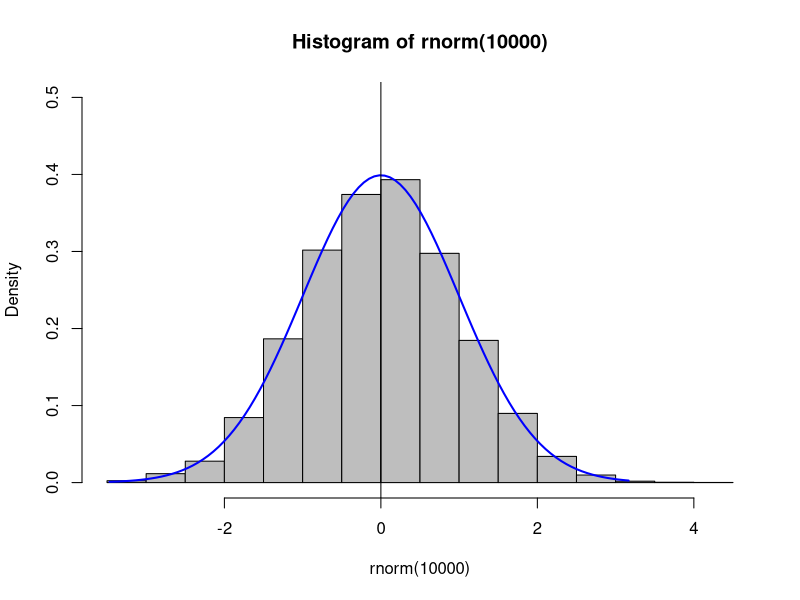
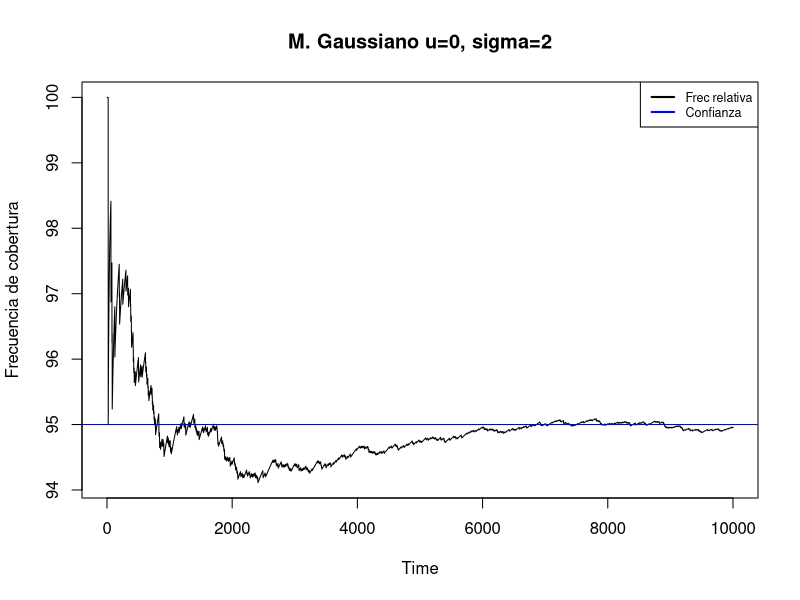
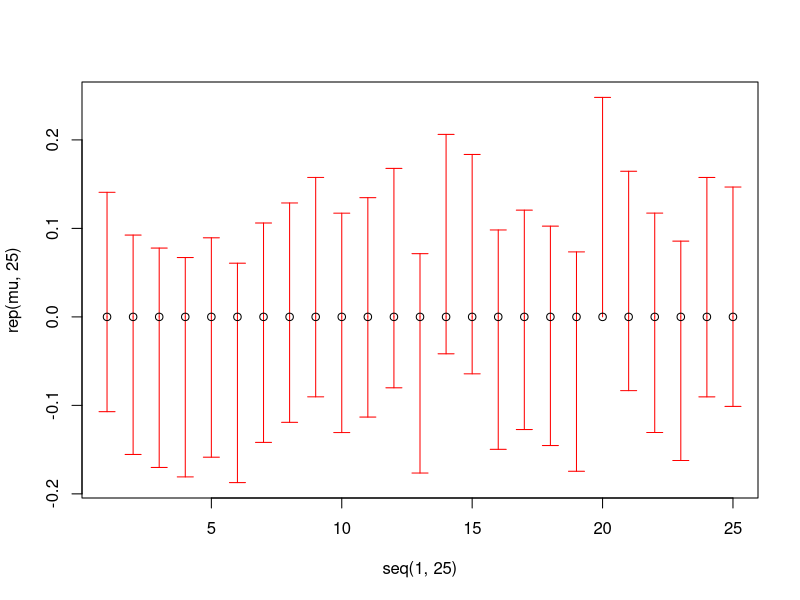
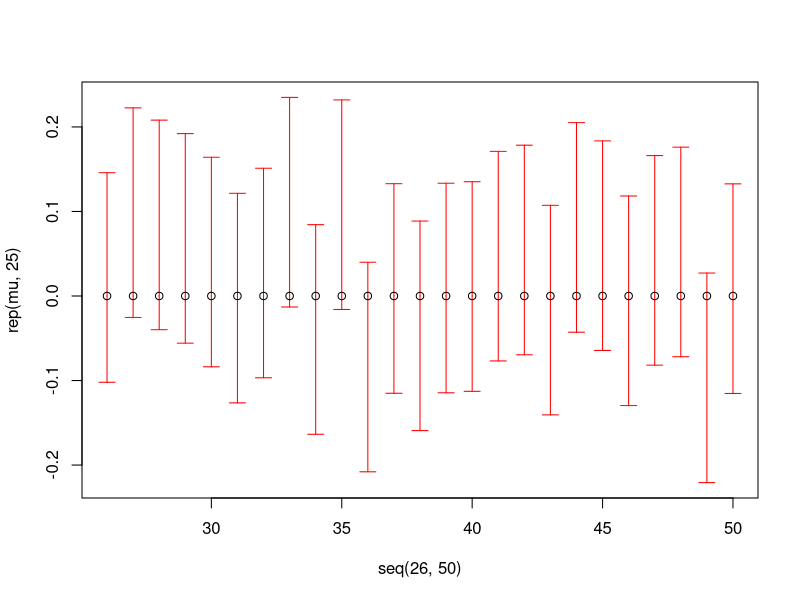
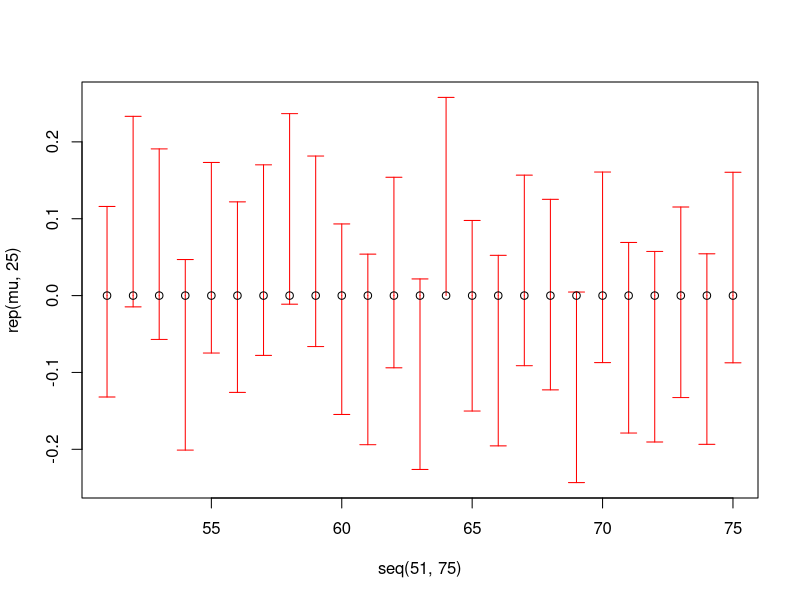
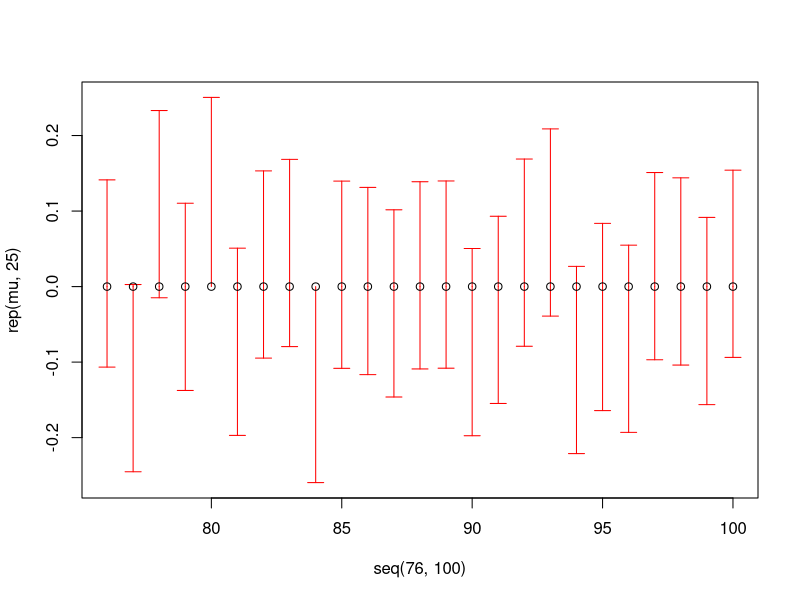
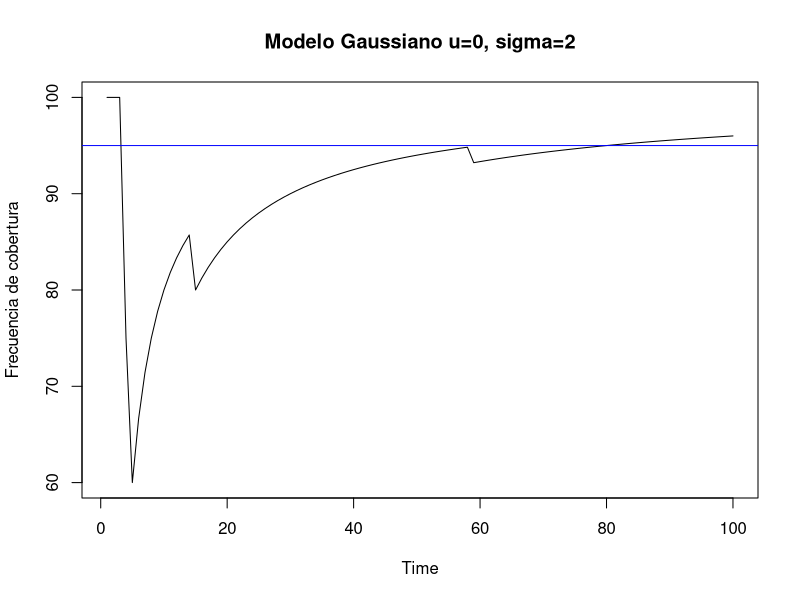
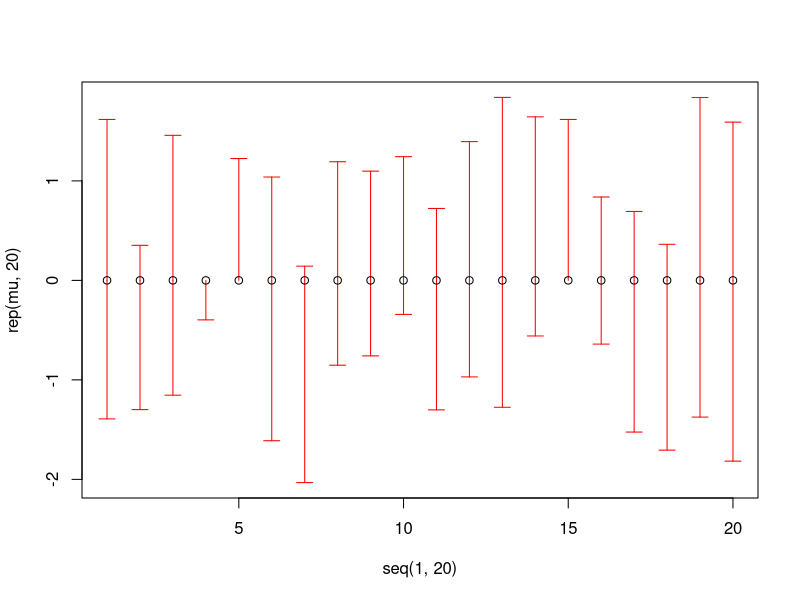

Write the R code that produced these figures, in order.
## Parte 1: propiedad frecuentista de los IC

# Modelo de ejemplo:  Curva o densidad  normal

mu <- 0
sigma <- 1

hist( rnorm(10000), probability = TRUE, 
      ylim=c(0,0.5), col = "gray")  
curve(dnorm(x, mu, sigma), 
      main="Curva normal estandar", 
      xlab="Z", 
      ylab="F densidad", 
      type="l", xlim=c(min(rnorm(100, mu, sigma)), max(rnorm(100, mu, sigma))),
      col="blue",
      lwd=2,
      add = TRUE)
abline(v=mu)
abline(v=18)
abline(v=25)
# calculo de probabilidades
# Pob(Z<0)


# Propiedad de los intervalos de confianza

# Intervalos de confianza Gaussianos para una media poblacional

library(plotrix)

alpha <- 0.05 # Nivel de significancia
# 95%  
replicas <- 10000 # Numero de repeticiones
n <- 250 # Tamaño de muestra: n=5 ; 20 y  30.

# Modelo Gaussiano. Varianza conocida
mu <- 0
sigma <- 1

vecG <- rep(0, replicas)
a <- rep(0, replicas)
b <- rep(0, replicas)
hit <- rep(0, replicas)

for(i in 1:replicas){
  sample <- rnorm(n = n, mean = mu, sd = sigma) # rep de un eperiment
  z <- qnorm(1-alpha/2, lower.tail = TRUE) 
  a[i] <- mean(sample) - z * sigma / sqrt(n)
  b[i] <- mean(sample) + z * sigma / sqrt(n)
  hit[i] <- ifelse( a[i]<=mu & mu <= b[i], 1,0)
  vecG[i] <- hit[i] 
  #paste0( 100*(1 - alpha), "% confidence interval (Gaussian): (",                 a, ", ", b,")")
  print(i)
}

frelG <- 100*(1/seq(from=1, to=replicas))* cumsum(vecG)

plot.ts(frelG, main="M. Gaussiano u=0, sigma=2", ylab="Frecuencia de cobertura")
abline(a=95, b=0, col="blue")
legend("topright",c("Frec relativa","Confianza"), lwd = c(2, 2),
       lty=c(1, 1), col = c(1,"blue") , cex = 0.75 )

frelG[length(frelG)]

# Porcentaje
frelG[length(frelG)]*1000/length(replicas)
# Proporcion empirica

# Casos en que el IC no incluyo la media

100*(length(which(hit==0))/ replicas)

###########
plotCI(seq(1, 25), rep(mu,25) ,  ui=b[1:25], li=a[1:25], scol="red")
plotCI(seq(26, 50), rep(mu,25) ,  ui=b[26:50], li=a[26:50], scol="red")
plotCI(seq(51, 75), rep(mu,25) ,  ui=b[51:75], li=a[51:75],scol="red")
plotCI(seq(76, 100), rep(mu,25) ,  ui=b[76:100], li=a[76:100], scol="red")

# Modelo Gaussiano. Varianza desconocida  
# Resultado obtenido mediante la función 
# de R t.test.

replicas <- 100
n <- 5
vecGG <- rep(0, replicas)
a <- rep(0, replicas)
b <- rep(0, replicas)
hit <- rep(0, replicas)

for(i in 1:replicas){
  sample <- rnorm(n = n, mean = mu, sd = sigma)
  t <- qt(alpha/2, df=n-1, lower.tail=FALSE) 
  
  a[i] <- mean(sample) - t * sd(sample) / sqrt(n)
  b[i] <- mean(sample) + t * sd(sample) / sqrt(n)
  hit[i] <- ifelse( a[i]<=mu & mu <= b[i],1,0)
  vecGG[i] <- hit[i] 
  #paste0( 100*(1 - alpha), "% confidence interval (Gaussian): (",                 a, ", ", b,")")
  print(i)
}

frelGG <- 100*(1/seq(from=1, to=replicas))* cumsum(vecGG)

plot.ts(frelGG, main="Modelo Gaussiano u=0, sigma=2", ylab="Frecuencia de cobertura")
abline(a=95, b=0, col="blue")

# Proporcion de cobetura
frelGG[length(frelGG)]

which(hit == 0)

plotCI(seq(1, 20), rep(mu,20) ,  ui=b[1:20], li=a[1:20],  scol="red")



# Modelo Exponencial
# Datos no simetricos.
# Necesito muestras de tamaños grandes
# Teorema central del limite


replicas <- 10000
n <- 15 # probar 5, 10,  30, 50 y 100
lambda= 0.5
ejemplo <- rexp(n, lambda)
hist(ejemplo, probability = TRUE, main = "Datos asimetricos")
curve(dexp(x, lambda), from = 0, to=9, add =TRUE)
# mu = 1/0.5 = 2
mean(ejemplo)
hist(ejemplo, main="Histograma Asimetrico")

alpha <- 0.05
vecE <- rep(0, replicas)
a <- rep(0, replicas)
b <- rep(0, replicas)

for(i in 1: replicas){
  sample <- rexp( n, lambda) # Exp. desde un modelo Exponencial
  
  t <- qt(alpha/2, df=n-1, lower.tail=FALSE) 
  
  a[i] <- mean(sample) - t * sd(sample) / sqrt(n)
  b[i] <- mean(sample) + t * sd(sample) / sqrt(n)
  
  hit <- ifelse( a[i]<= 1/lambda & 1/ lambda <= b[i], 1, 0)
  vecE[i] <- hit 
  
  print(i)
}

frelE <- (1/seq(from=1, to=replicas))* cumsum(vecE)

plot.ts(frelE, main="Modelo Exponencial lambda", 
        ylab="Frecuencia de cobertura", ylim = c(0.8,1) )
abline(a=0.95, b=0, col="blue")


# Proporcion cobertura. 
frelE[length(frelE)] *100



mu0<- 1/lambda
par(mfcol = c(2, 2))
plotCI(seq(1, 25), rep(mu0,25) ,  ui=b[1:25], li=a[1:25])
plotCI(seq(26, 50), rep(mu0,25) ,  ui=b[26:50], li=a[26:50])
plotCI(seq(51, 75), rep(mu0,25) ,  ui=b[51:75], li=a[51:75])
plotCI(seq(76, 100), rep(mu0,25) ,  ui=b[76:100], li=a[76:100])




## Parte 2: propiedad  los IC según el nivel de confianza
# Media poblacional 10
# Variancia poblacional 5^2

set.seed(4567)
muestra <- rnorm(35, 10, 5)
hist(muestra)

# Para la media
t.test(muestra, conf.level = 0.99)

# IC 90 percent:
# [10.47 , 12.94]
# Largo IC 90: 2.47

# IC 95 percent:
# [10.22, 13.19]
# Largo IC 95: 2.97

# IC 99 percent:
# [9.72 , 13.69]
# Largo IC 99: 3.97

# 


# El largo del IC es directamente proporcional
# el su nivel de confianza

# IC largos: poco precisos, pero con mas informacion
# IC cortos:  mas precisos, pero con menos informacion




